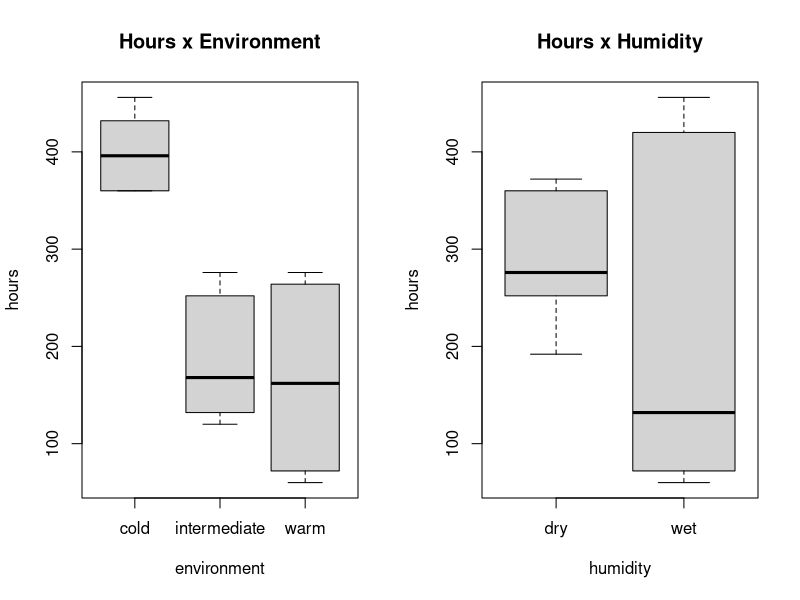
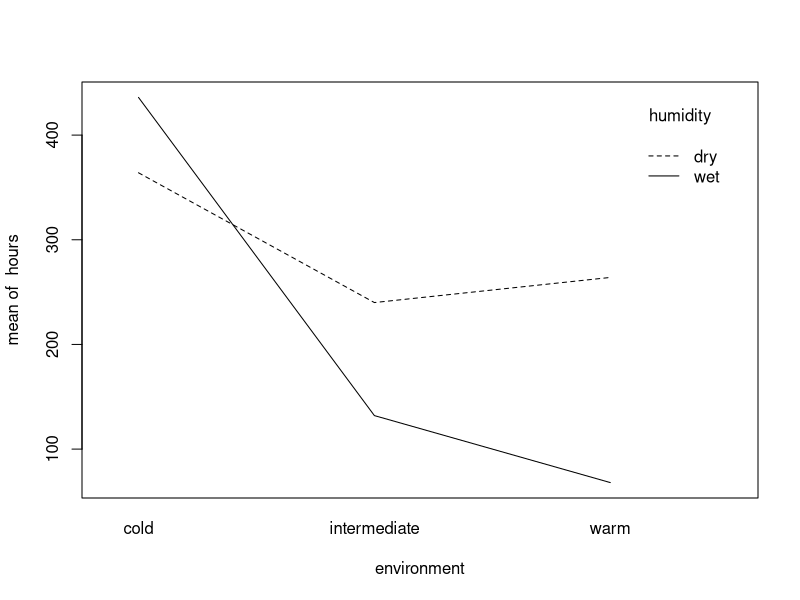
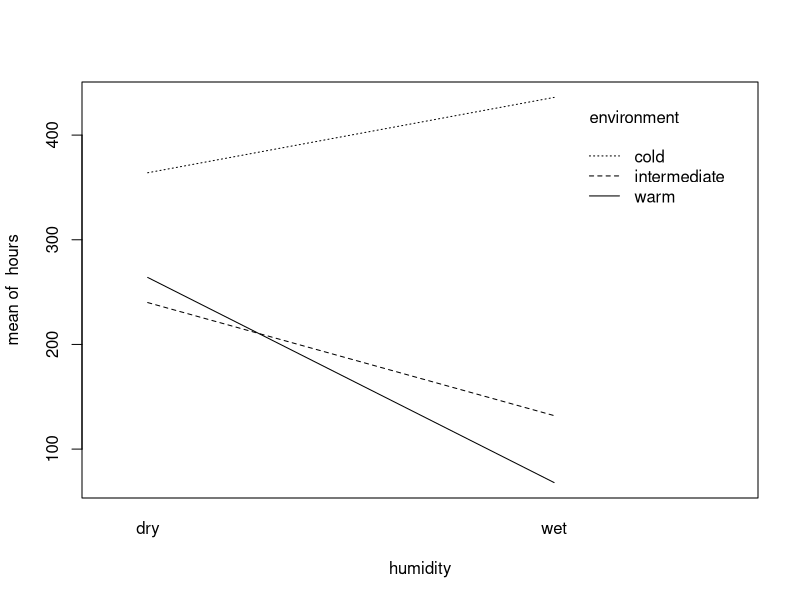
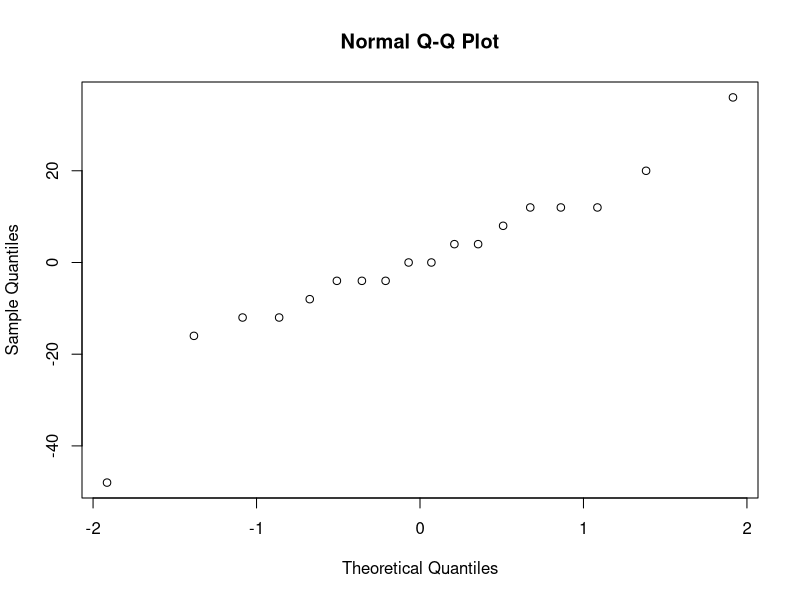
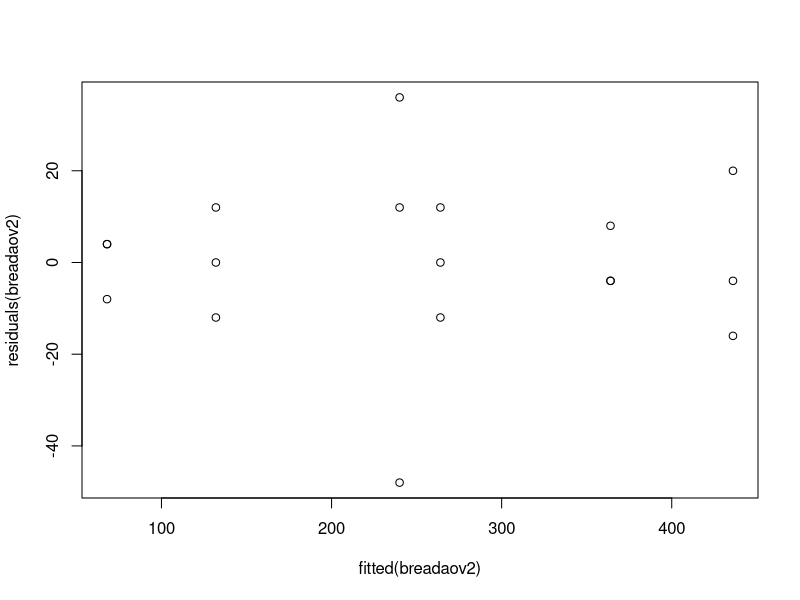
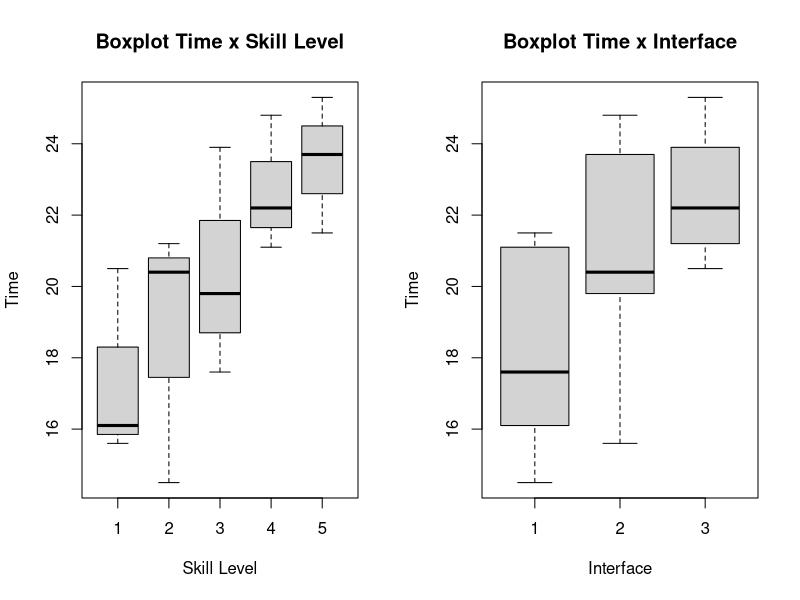
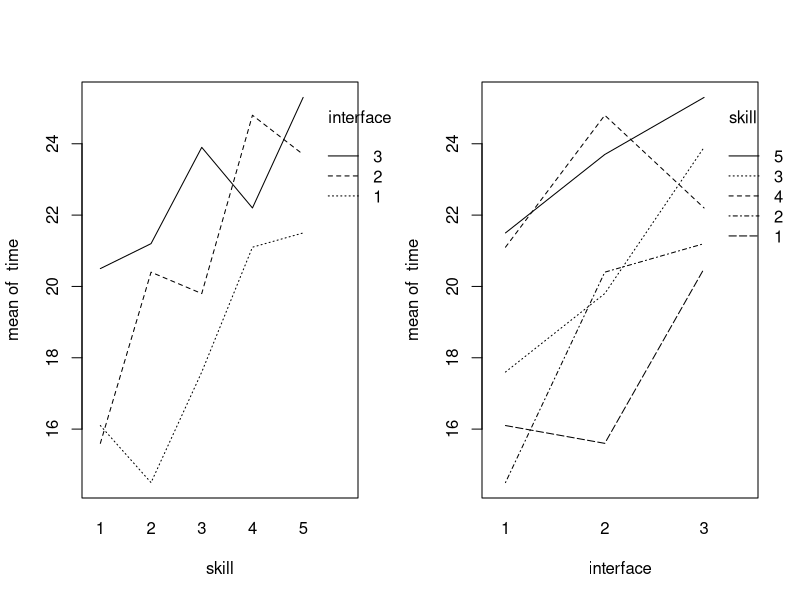
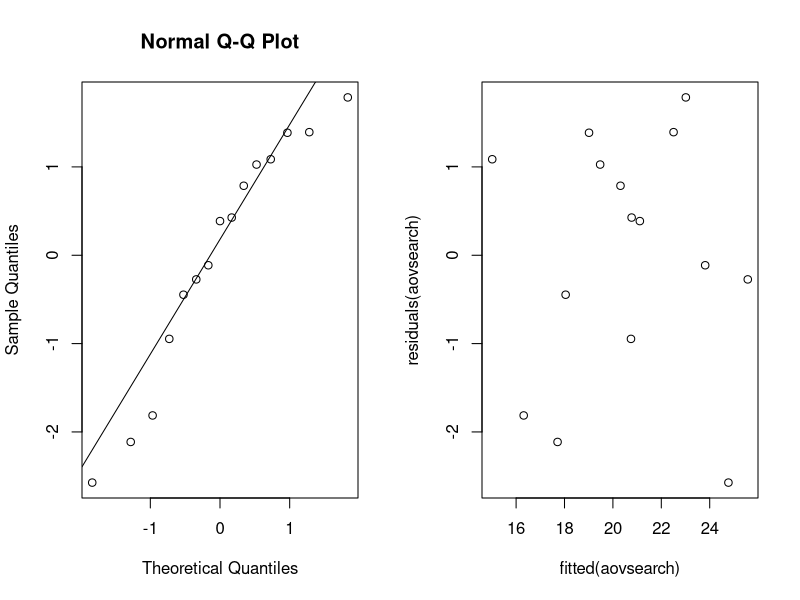

Reproduce these figures in R, in order. (Note: this script raises an error after producing the figures.)

# Loading necessary packages, so they are available in the current session.
library(multcomp)
library(lme4)

### Exercise 1
data_bread <- read.table(file = "bread.txt", header = TRUE)

# QUestion 1:
I = 3 #levels of temperature.
J = 2 #levels of humidity.
N = 3 #experimental units per combination of the two factors, given that the total of units is 18.
rbind(rep(1:I,each=N*J),rep(1:J,N*I),sample(1:(N*I*J)))

# QUestion 2:
par(mfrow=c(1,2))
boxplot(hours~environment,data=data_bread, main ="Hours x Environment")
boxplot(hours~humidity,data=data_bread, main ="Hours x Humidity")

par(mfrow=c(1,1))
attach(data_bread)
interaction.plot(environment,humidity,hours)
interaction.plot(humidity,environment,hours)

# QUestion 3:
data_bread$environment=as.factor(data_bread$environment)
data_bread$humidity=as.factor(data_bread$humidity)
breadaov=lm(hours~environment*humidity,data=data_bread)
#anova(breadaov)
summary(breadaov)

# QUestion 4:
contrasts(data_bread$environment)=contr.sum
contrasts(data_bread$humidity)=contr.sum
breadaov2=lm(hours~environment*humidity,data=data_bread)
#anova(breadaov2)
summary(breadaov2)

# QUestion 5:
#Checking the normality of the population.
qqnorm(residuals(breadaov2))

# An extra check is also the Shapiro test.
shapiro.test(residuals(breadaov2))

# Checking the assumption of equal population variances.
plot(fitted(breadaov2), residuals(breadaov2))

### Exercise 2
search = read.table("search.txt", header = TRUE)

# Question 1:
B = 5
I = 3
N = 1

rbind(rep(1:I,each=N*B),rep(1:B,N*I),sample(1:(N*I*B)))

#skill = as.factor(rep(1:B, N*I))
#interface = as.factor(rep(1:I, N*B))
#studentindex = sample(1:B*I*N)
#search_random_frame= data.frame(cbind(skill, interface, studentindex))
#search_random_frame

# Question 2:
attach(search)

par(mfrow=c(1,2))
boxplot(time~skill, main="Boxplot Time x Skill Level", ylab="Time", xlab="Skill Level")
boxplot(time~interface, main="Boxplot Time x Interface", ylab="Time", xlab="Interface")

par(mfrow=c(1,2))
interaction.plot(skill, interface, time); interaction.plot(interface, skill, time)

# Question 3:
search$skill <- factor(search$skill)
search$interface <-  factor(search$interface)
aovsearch = lm(time~interface+skill, data = search)
anova(aovsearch)
summary(aovsearch)

# Question 4: ?
contrasts(search$skill)=contr.sum
contrasts(search$interface)=contr.sum
aovsearch = lm(time~interface+skill, data = search)
summary(aovsearch)

estimatedTime = 20.5467 +  2.1533  + (0 - (-2.3867) - 0.3133)  
estimatedTime

# Question 5:
par(mfrow=c(1,2))
qqnorm(residuals(aovsearch))
qqline(residuals(aovsearch))
plot(fitted(aovsearch), residuals(aovsearch))

# Question 6: ?
friedman.test(time, interface, skill, data = search)
#friedman.test(time~interface|skill, data = search)

# Question 7:
oneaovsearch = lm(time~interface, data = search)
anova(oneaovsearch)

### Exercise 3

# Question 1
cream= read.table("cream.txt",header = TRUE)

cream$batch= as.factor(cream$batch)
cream$position= as.factor(cream$position)
cream$starter= as.factor(cream$starter)

creamaov= lm(acidity ~ starter + batch + position,data = cream)
summary(creamaov)

# Question 2
library(multcomp)
creammult= glht(creamaov,linfct = mcp(starter="Tukey"))
summary(creammult)

# Question 3
# In Word File

# Question 4
confint(creammult)


### Exercise 4
library(lme4)
# Question 1
cow = read.table("cow.txt", header = TRUE)
cow$id = factor(cow$id)
cow$per = factor(cow$per)
cow$treatment = factor(cow$treatment)

cowlm = lm(milk~treatment+id+per, data = cow)
summary(cowlm)

# Question 2: Result from question 1

# Question 3
cowlmer = lmer(milk~treatment+order+per+(1|id), data = cow, REML=FALSE)
summary(cowlmer)
cowlmer1 = lmer(milk~order+per+(1|id), data = cow, REML=FALSE)
anova(cowlmer1, cowlmer)


# Question 4
attach(cow)
t.test(milk[treatment=="A"],milk[treatment=="B"],paired=TRUE)

### Exercise 5

# Question 1

nausea.frame=data.frame("nausea" = integer(),"medicin" = character(), stringsAsFactors = FALSE)
index = 1
for(i in 1:100){
  nausea.frame[i,] <- rbind(0, "Chlorpromazine")
  index = index + 1
}

for(i in 1:52){
  nausea.frame[index,] <- rbind(1, "Chlorpromazine")
  index = index + 1
}

for(i in 1:32){
  nausea.frame[index,] <- rbind(0, "Pentobarbital(100mg)")
  index = index + 1
}

for(i in 1:35){
  nausea.frame[index,] <- rbind(1, "Pentobarbital(100mg)")
  index = index + 1
}

for(i in 1:48){
  nausea.frame[index,] <- rbind(0, "Pentobarbital(150mg)")
  index = index + 1
}

for(i in 1:37){
  nausea.frame[index,] <- rbind(1, "Pentobarbital(150mg)")
  index = index + 1
}

nausea.frame
attach(nausea.frame)
# Question 2
nausea.frame$medicin=as.factor(nausea.frame$medicin)

xtabs(~medicin+nausea)

# Question 3
attach(nausea.frame)

t = chisq.test(xtabs(~medicin+nausea))[[1]]
B=1000
tstar=numeric(B)
for (i in 1:B){
  medicinstar=sample(medicin)
  tstar[i]= chisq.test(xtabs(~medicinstar+nausea))[[1]]
}

hist(tstar)
t
pl=sum(tstar<t)/B
pr=sum(tstar>t)/B
p=2*min(pl,pr)
pl;pr;p

# Question 4
chisq.test(xtabs(~medicin+nausea))

### Exercise 6

# Question 1
airpollution= read.table("airpollution.txt", header = TRUE)
pairs(oxidant ~ day + wind + temperature + humidity + insolation , data= airpollution, upper.panel= NULL)

# Question 2
oxidant_day= lm(oxidant ~ day, data = airpollution)
summary(oxidant_day)
#p_value: 0.582

oxidant_wind= lm(oxidant ~ wind, data = airpollution)
summary(oxidant_wind)
#p_value: 8.20e-07

oxidant_temperature=lm(oxidant ~ temperature, data = airpollution)
summary(oxidant_temperature)
#p_value: 1.17e-06

oxidant_humidity=lm(oxidant ~ humidity, data = airpollution)
summary(oxidant_humidity)
#p_value: 0.056317

oxidant_insolation=lm(oxidant ~ insolation, data = airpollution)
summary(oxidant_insolation)
#p_value: 0.00441

## step 1 - select the smallest p-value (wind)
oxidant1= lm(oxidant ~ wind, data = airpollution)
summary(oxidant1)

## step 2 - select second smallest p-value (temperature)
oxidant2=lm(oxidant ~ wind + temperature, data = airpollution)
summary(oxidant2)

## step 3 - select third smallest p-value (insolation)
oxidant3=lm(oxidant ~ wind + temperature + insolation, data = airpollution)
summary(oxidant3)

## Best Model
oxidant2

# Question 3
## step 1 - full model
oxidant5= lm(oxidant ~ wind + temperature + insolation + humidity + day, data = airpollution)
summary(oxidant5)

## step 2 - remove the highest p-value (day)
oxidant4= lm(oxidant ~ wind + temperature + insolation + humidity , data = airpollution)
summary(oxidant4)

## step 3 - remove second highest p-value (insolation)
oxidant3= lm(oxidant ~ wind + temperature + humidity , data = airpollution)
summary(oxidant3)

## step 4 - remove third highest p-value (humidity)
oxidant2= lm(oxidant ~ wind + temperature , data = airpollution)
summary(oxidant2)

# Question 4
## Best Model
oxidant2

# Question 5
par(mfrow=c(1,2))
qqnorm(residuals(oxidant2), main = "QQ-plot residuals")
plot(fitted(oxidant2),residuals(oxidant2))

### Exercise 7

# Question 1
crime_expenses <- read.table(file = "expensescrime.txt", header = TRUE)

#Identifying potential correlations
pairs(crime_expenses, upper.panel=NULL)

# It's possible to see a potential correlation between expend and bad, lawyers, employ and pop.
# Verifying the histogram for these variables:
par(mfrow=c(1,5))
hist(crime_expenses$expend)
hist(crime_expenses$bad)
hist(crime_expenses$lawyers)
hist(crime_expenses$employ)
hist(crime_expenses$pop)

# Thus a first attempt to calculate the linear model will be made considering these factors.
attach(crime_expenses)
expenseslm = lm(expend~bad+lawyers+employ+pop, data=crime_expenses)
summary(expenseslm)
confint(expenseslm)
#Assessing the current model
par(mfrow=c(1,1))
qqnorm(residuals(expenseslm)) # There are
shapiro.test(residuals(expenseslm)) #Extract check using Shapiro's normality test.

plot(fitted(expenseslm),residuals(expenseslm))
# The variances for the different fitted values is concentrated with smaller value of fitted expenses.

#2nd Iteration:
# Considering that in the previous iteration lawyers and employ reject the null hypothesis the 2nd iteration will
# consider only these factors (bad will also be considered since it has the biggest estimated coeficient).
# Additionally, now we will calculate the regression considering interaction between the variables.
expenseslm2 = lm(expend~bad*lawyers*employ, data=crime_expenses)
summary(expenseslm2)
# Assessing the new regression parameters:
qqnorm(residuals(expenseslm2))
plot(fitted(expenseslm2),residuals(expenseslm2))
# The qqnorm presents a curved shape with some points far from the line, the qqnorm shows a concentration around certain fitted values (<1000).
# Given that bad is the variable with highest coeficient we will try to have better results by elevating bad to the
# power of 2.

crime_expenses$bad2 = crime_expenses$bad^2
expenseslm3 = lm(expend~bad*lawyers*employ*bad2, data=crime_expenses)
summary(expenseslm3)
qqnorm(residuals(expenseslm3))
plot(fitted(expenseslm3),residuals(expenseslm3))
# After this iteration the qqnorm graph presents a better slope and distance between the points.
# Also the residuals x ffited graph shows that the residuals are more spread.

#The model is: expenses = 136.3 -8.186*bad -0.1297*lawyers + 0.08236*employ - 0.1440*bad^2
